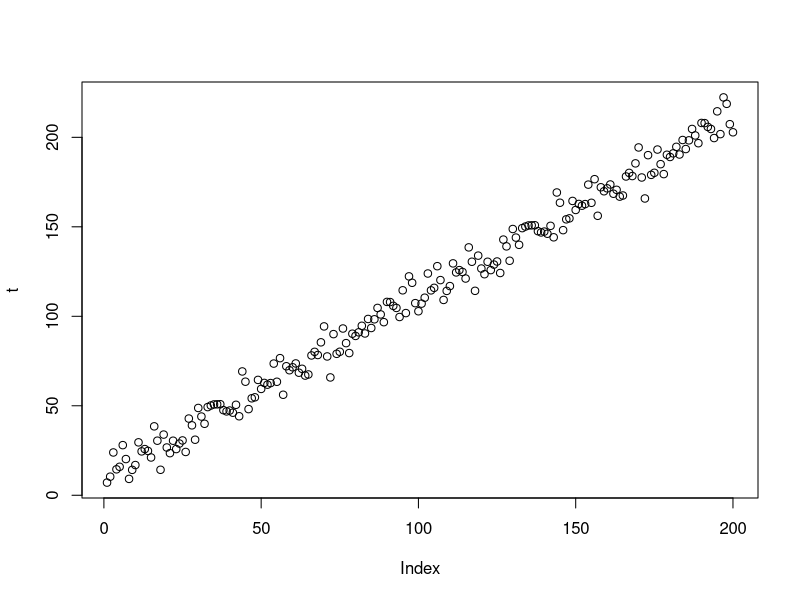

Reproduce this figure in R.
#Trial for Time Series
#Good as of Nov 19th 2021
#This is a simple time series with random noise added
set.seed(123)
t <- seq(from = 1, to = 200, by = 1) + 10 + rnorm(100, sd = 7)
plot(t)
#Four arguments are associated with ts – data, start, end and frequency. 
#The data argument is the data itself (a vector or matrix). 
#The start and end arguments allow us to provide a start date and end date for the series. 
#Finally the frequency argument lets us specify the number of observations per unit of time. 

